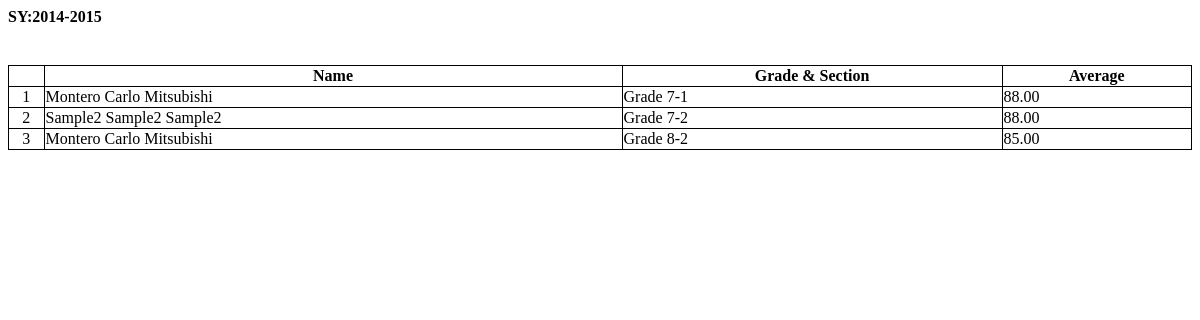
Before: /pages/filtered_promoted.php?id=4 with the older database file.
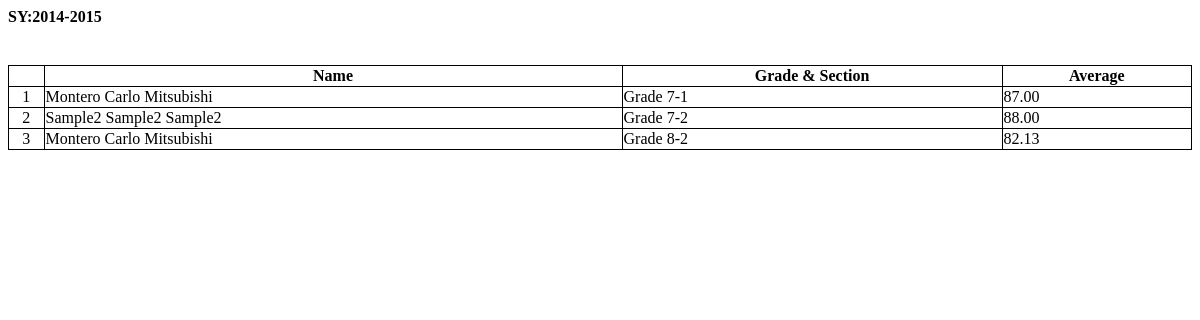
After: the same page with the newer database file.
### tables this page shows
CREATE TABLE `student_sy_status` (
  `sss_id` int(10) NOT NULL,
  `student_id` int(10) NOT NULL,
  `status` int(5) NOT NULL,
  `school` varchar(100) NOT NULL,
  `school_address` varchar(200) NOT NULL,
  `average` varchar(5) NOT NULL,
  `teacher_id` varchar(12) NOT NULL,
  `adviser` varchar(100) NOT NULL,
  `grade` int(2) NOT NULL,
  `section` varchar(20) NOT NULL,
  `total_days` int(3) NOT NULL,
  `total_present` int(3) NOT NULL,
  `sy_id` int(5) NOT NULL,
  `number_in_school` int(2) NOT NULL,
  `curriculum` text NOT NULL,
  `advance_unit` varchar(100) NOT NULL,
  `lack_unit` varchar(100) NOT NULL,
  `classified_as` varchar(10) NOT NULL,
  `sy_status` varchar(15) NOT NULL
);

### pages/filtered_promoted.php (the view, shortened to what this page needs)
 <?php
  include '../includes/db.php';
  $sy_query = mysqli_query($conn,"SELECT * from school_year where sy_id = '".$_GET['id']."'");
  $sy_row = mysqli_fetch_assoc($sy_query);
  ?>
<h4><b>SY:<?php echo $sy_row['sy'];?></b></h4>
			<table id="table">
				<thead>
					<tr>
						<th></th>
						<th>Name</th>
						<th>Grade & Section</th>
						<th>Average</th>
					</tr>
				</thead>
				<tbody>
					  <?php
          $query = mysqli_query($conn,"SELECT *,CONCAT(lastname,' ',firstname,' ',midname) as name FROM student_sy_status
           inner join student_profile on student_profile.student_id=student_sy_status.student_id where student_sy_status.sy_id='".$sy_row['sy_id']."'
            and sss_id in (SELECT sss_id From promoted_students) order by grade ASC ");
          $i = 1;
          if(mysqli_num_rows($query) >= 1){
          while($row = mysqli_fetch_assoc($query)){
            ?>
            <tr>
              <td style="text-align:center"><?php echo $i++ ?></td>
              <td class="text-center"><?php echo ucwords($row['name'])?></td>
              <td class="text-center">Grade <?php echo $row['grade'].'-'.$row['section'] ?></td>
              <td class="text-center"><?php if(isset($row['average']) && $row['average'] != ''){ echo $row['average'];}else{ echo 'Update Record';}?></td>
            </tr>
          <?php
          }
      }else{
      	echo '<tr><td colspan="4">No Data.</td></tr>';
      }
         ?>
				</tbody>
			</table>

Changed rows visible on the page:
changed student_sy_status (number 1 of 3 on the later page): average "88.00" → "87.00"
changed student_sy_status (number 3 of 3 on the later page): average "85.00" → "82.13"
